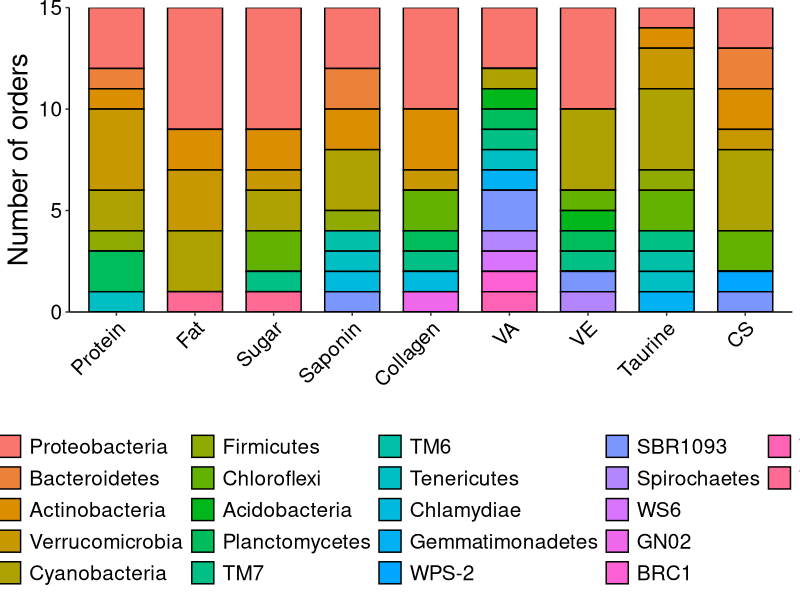

This figure's R source:
library(ggplot2)

data <- read.table("important.txt",header = TRUE,sep = "\t")

library(reshape)
data <- melt(data)

data$X <- factor(data$X,levels = c("Proteobacteria","Bacteroidetes","Actinobacteria",
                                   "Verrucomicrobia","Cyanobacteria","Firmicutes",
                                   "Chloroflexi","Acidobacteria","Planctomycetes",
                                   "TM7","TM6","Tenericutes","Chlamydiae",
                                   "Gemmatimonadetes","WPS-2","SBR1093",
                                   "Spirochaetes","WS6","GN02","BRC1","WWE1","WS2"))


p1 <- ggplot(data,aes(variable, weight=value, fill=X)) +
    geom_bar(position = "stack",width = .7,color = "black") +
    theme_bw() +
    theme(panel.grid=element_blank()) +
    labs(x="",y = "Number of orders") +
    theme(legend.title = element_blank()) +
    theme(axis.text.x=element_text(colour="black",size=15,angle = 45,hjust = 1)) +
    theme(axis.text.y=element_text(colour = "black",size = 15)) +
    theme(axis.line.x=element_line(colour = "black")) +
    theme(axis.line.y=element_line(colour = "black")) +
    theme(axis.title.y= element_text(size = 20)) +
    theme(legend.text = element_text(colour = "black",size = 15)) +
    scale_y_continuous(limits = c(0,15),expand = c(0,0)) +
    theme(legend.position = "bottom") +
    theme(panel.border = element_blank())

png(filename = "important.png",width = 5600,height = 4400,res = 600)
p1
dev.off()
